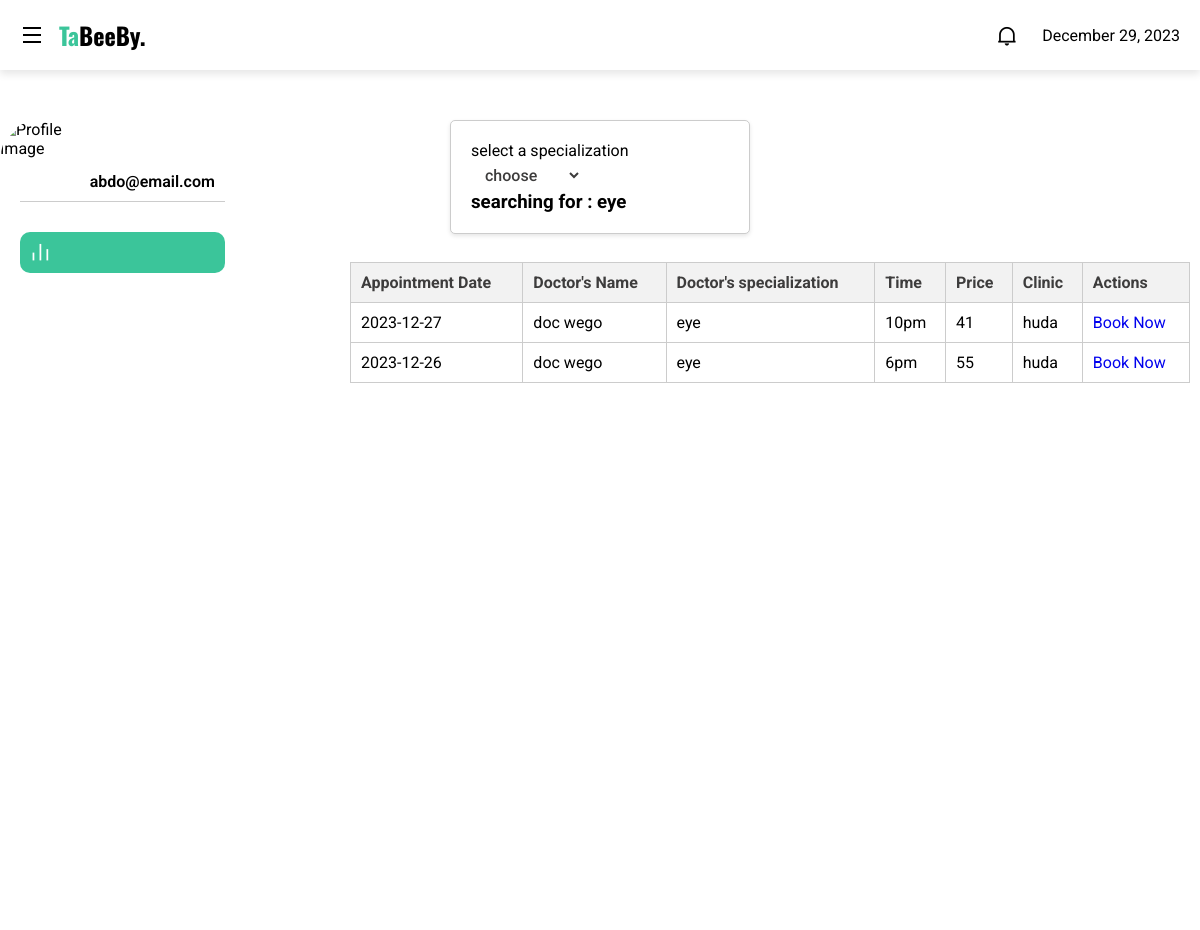
Page /views/booking.php?specialization=eye (signed in) on the committed database.
### tables this page shows
CREATE TABLE `pages` (
  `pgid` int(11) NOT NULL,
  `name` varchar(50) NOT NULL,
  `linkaddress` varchar(50) NOT NULL,
  `icons` varchar(100) NOT NULL,
  `class` varchar(100) NOT NULL
);

CREATE TABLE `appointments` (
  `Appid` int(50) NOT NULL,
  `Pid` int(50) DEFAULT NULL,
  `Did` int(50) NOT NULL,
  `time` varchar(50) NOT NULL,
  `status` varchar(50) NOT NULL,
  `Cid` int(50) NOT NULL,
  `price` int(50) NOT NULL,
  `date` date NOT NULL
);

CREATE TABLE `dr` (
  `Did` int(50) NOT NULL,
  `firstname` varchar(50) NOT NULL,
  `lastname` varchar(50) NOT NULL,
  `specialization` varchar(50) NOT NULL,
  `number` varchar(50) NOT NULL,
  `educ` varchar(50) NOT NULL,
  `reviews` varchar(50) NOT NULL,
  `uid` int(50) NOT NULL,
  `Cid` int(50) NOT NULL
);

CREATE TABLE `clinic` (
  `Cid` int(50) NOT NULL,
  `cname` varchar(50) NOT NULL,
  `cloc` varchar(50) NOT NULL,
  `workhrs` varchar(50) NOT NULL,
  `reviews` varchar(50) NOT NULL,
  `cnumber` varchar(50) NOT NULL,
  `uid` int(11) NOT NULL
);

### app/Model/User.php (called while the page is built, shortened)
<?php
include_once '..\includes\db.php';
require_once '../app/Model/UserType.php';
class user{
function __construct($id)
{
	$db = Database::getInstance();
	$conn = $db->getConnection();
if($id!="")
{
    $sql="select * from user_acc where uid=$id";
    $result = mysqli_query($conn,$sql);
if($row=mysqli_fetch_array($result)){
				$this->usertype=new Usertype($row['usertype_id']);
}
}
}
}
?>

### app/Model/UserType.php (called while the page is built, shortened)
<?php
include_once '..\includes\db.php';
require_once '../app/Model/User.php';
require_once '../app/Model/Pages.php';
class Usertype{
    function __construct($id)
    {
        $db = Database::getInstance();
	    $conn = $db->getConnection();
        if ($id !=""){
            $sql="select * from usertypes where utid=$id";
            $result=mysqli_query($conn,$sql);
            if ($row = mysqli_fetch_array($result))	{
                $this->utid=$row["utid"];
                $sql="select pageid from usertype_pages where usertypeid=$this->utid";
                $result=mysqli_query($conn,$sql);
                $i=0;
                while($row1=mysqli_fetch_array($result)){
                    $this->pages[$i]=new Pages($row1[0]);
                    $i++;
                }
            }
        }
    }
    }
?>

### includes/db.php (called while the page is built, shortened)
<?php
class Database {
    private static $instance;
    private $conn;
    private function __construct() {
        $db_server = 'localhost';
        $db_user = 'root';
        $db_pass = '';
        $db_name = 'tabibi2';
        $this->conn = mysqli_connect($db_server, $db_user, $db_pass, $db_name);
    }
    public static function getInstance() {
        if (!self::$instance) {
            self::$instance = new self();
        }
        return self::$instance;
    }
    public function getConnection() {
        return $this->conn;
    }
}

### app/Model/Pages.php (called while the page is built, shortened)
<?php
include_once '..\includes\db.php';
require_once '../app/Model/User.php';
class Pages{
    function __construct($id){
        $this->db = Database::getInstance();
	    $this->conn = $this->db->getConnection();
        if ($id !=""){
            $sql="select * from pages where pgid=$id";
            $result2=mysqli_query($this->conn,$sql) ;
            if ($row2 = mysqli_fetch_array($result2)){
                $this->linkaddress=$row2["linkaddress"];
                $this->icons=$row2["icons"];
                $this->class=$row2["class"];
            }
        }
    }
}
?>

### app/controller/AppointmentController.php (the view, shortened to what this page needs)
<?php
class AppointmentController
{
	public $conn;
   public function __construct(){
    $db = Database::getInstance();
	$this->conn = $db->getConnection();
}
public function getSpecializationAppointments($specialization){
    $sql = "SELECT
        a.Appid, a.date, a.time, a.price, a.Did, a.Cid,
        d.firstname, d.lastname, d.specialization,
        c.cname
    FROM
        appointments a
    JOIN
        dr d ON a.Did = d.Did
    JOIN
        clinic c ON a.Cid = c.Cid
    WHERE
        d.specialization = '$specialization' and a.status = 'available' ";
    $result = mysqli_query($this->conn,$sql);
    if ($result->num_rows > 0) {
        while ($row = $result->fetch_assoc()) {
            echo "<tr>";
            echo "<td>" . $row['date'] . "</td>";
            echo "<td>" . $row['firstname'] . " " . $row['lastname'] . "</td>";
            echo "<td>" . $row['specialization'] . "</td>";
            echo "<td>" . $row['time'] . "</td>";
            echo "<td>" . $row['price'] . "</td>";
            echo "<td>" . $row['cname'] . "</td>";
            echo "<td><a href='./patientReservations.php?Appid=" . $row['Appid'] . "'>Book Now </a></td>";
            echo "</tr>";
        }
    } else
    {
        echo  "<div class='no-appointments-found'><h1>NO APPOINTMENTS FOUND!</h1></div>";
    }
}
}
?>

### includes/navigation.php (shortened to what this page needs)
<?php
include_once '..\includes\db.php';
 require_once '../app/Model/User.php';
 if (!empty($_SESSION['ID'])) {
     $UserObject = new user($_SESSION["ID"]);
 ?>
<!DOCTYPE html>
<html lang="en">
<head>
    <link rel="stylesheet" href="../public/css/admin.css">
    <link href="https://cdn.jsdelivr.net/npm/remixicon@2.5.0/fonts/remixicon.css" rel="stylesheet">
    <link href='https://unpkg.com/boxicons@2.1.1/css/boxicons.min.css' rel='stylesheet'>
</head>
<body >
 <section class="header">
        <div class="logo">
            <i class="ri-menu-line menu"></i>
            <h2><span>Ta</span>BeeBy.</h2>
        </div>
        <div class="header--items">
        <div class="dark--theme--btn">
            <i class="ri-notification-2-line"></i>
            <?php echo date("F j, Y"); ?>
            </div>
    </section>
    <section class="main">
        <div class="sidebar">
            <ul class="sidebar--items">
        <div class="profile-box">
                <img src="../public/images/<?php echo $_SESSION['image'];?>" alt="Profile Image">
                <span >  <?php echo ('&nbsp;&nbsp;&nbsp;&nbsp;&nbsp;&nbsp;&nbsp;&nbsp;&nbsp;&nbsp;&nbsp;&nbsp;&nbsp;&nbsp;  '. $_SESSION["email"]); ?></span>
            </div>
<?php
    for($i=0;$i<count($UserObject->usertype->pages);$i++){
        echo '
                <li>
                <a class="'.$UserObject->usertype->pages[$i]->class.'"  href="'.$UserObject->usertype->pages[$i]->linkaddress.'">
                    <span class="icon">'.$UserObject->usertype->pages[$i]->icons.'</i></span>
                    <div class="sidebar--item">'.$UserObject->usertype->pages[$i]->name.'</div>
                </a>
            </li>
            ';
        }
    }
    ?>
    </div>
</body>
</html>

### public/css/admin.css (style rules this page uses)
* { margin: 0; padding: 0; box-sizing: border-box; font-family: 'Roboto', sans-serif; }
:root { --bg-color-first:#fff; --bg-color-second:#e9edf1; --bg-color-third:#3bc59a; --text-color-first:#000; --text-color-second:#3d3c3c; --text-color-third:#3bc59a; --hover-text-color:#fff; --bg-card-1:#ffffff; --bg-card-2:#ffffff; --bg-card-3:#ffffff; --bg-card-4:#ffffff; --more-and-less:#555; }
.header { display: flex; align-items: center; justify-content: space-between; height: 70px; padding: 0 20px; box-shadow: 0 4px 8px 0 rgba(0, 0, 0, 0.1); z-index: 999; background: var(--bg-color-first); color: var(--text-color-first); }
.logo { display: flex; align-items: center; }
.logo i { font-size: 1.5rem; margin-right: 15px; }
.logo h2 { font-family: 'Oswald', sans-serif; }
.logo span { color: var(--text-color-third); font-family: 'Oswald', sans-serif; }
.header--items { display: flex; align-items: center; }
.header--items i { font-size: 1.3rem; margin-right: 25px; cursor: pointer; color: var(--text-color-first); }
.dark--theme--btn { display: flex; align-items: center; }
img { position: absolute; width: 100%; height: 100%; top: 0; left: 0; object-fit: cover; }
.main { position: relative; height: calc(100vh - 70px); }
.sidebar { position:absolute; top: 0; left: 0; height: 111%; width: 300px; padding: 20px; background: var(--bg-color-first); display: flex; flex-direction: column; justify-content: space-between; z-index: 10; transition: .3s; }
.sidebar--items li , .sidebar--bottom--items li { list-style: none; }
a { text-decoration: none; }
.sidebar--items a, .sidebar--bottom--items a { display: flex; align-items: center; margin-bottom: 10px; font-size: 1.1rem; padding: 10px; border-radius: 10px; color: var(--text-color-first); }
a.active { background: var(--bg-color-third); color: var(--hover-text-color); }
.icon { display: flex; align-items: center; justify-content: center; position: relative; }
.sidebar .icon { margin-right: 20px; font-size: 1.3rem; }
tr { border-bottom: 1px solid var(--bg-color-second); }
td,th { padding-block: 10px; }
td:first-child { padding-left: 10px; }
@media screen and (max-width:1325px) { .sidebar { width: fit-content; } }
@media screen and (max-width:1325px) { .sidebar .icon { margin-right: 0; } }

### includes/navigation.php (style rules this page uses)
.profile-box { display: flex; flex-direction: column; align-items: center; padding: 10px; border-bottom: 1px solid #ccc; margin-bottom: 20px; }
.profile-box img { width: 80px; height: 80px; border-radius: 50%; margin-bottom: 10px; }
.profile-box span { font-weight: 600; }
.sidebar--items { margin-top: 22px; }
li { padding-top: 10px; }

### views/booking.php (style rules this page uses)
table, th, td { border: 1px solid #ccc; }
th, td { padding: 10px; text-align: left; }

### rows in the picture
appointments: date "2023-12-27", Did.firstname "doc", Did.lastname "wego", Did.specialization "eye", time "10pm", price "41", Cid.cname "huda"
appointments: date "2023-12-26", Did.firstname "doc", Did.lastname "wego", Did.specialization "eye", time "6pm", price "55", Cid.cname "huda"

### other values in the picture
$_SESSION["email"] "abdo@email.com"
$specUrl "eye"
